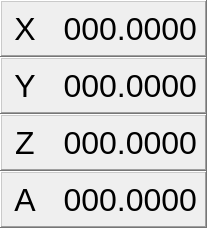
         <widget class="QFrame" name="f8_dro">
          <property name="geometry">
           <rect>
            <x>439</x>
            <y>0</y>
            <width>207</width>
            <height>228</height>
           </rect>
          </property>
          <property name="frameShape">
           <enum>QFrame::StyledPanel</enum>
          </property>
          <property name="frameShadow">
           <enum>QFrame::Raised</enum>
          </property>
          <widget class="DROLabel" name="dro_f8_display_y">
           <property name="geometry">
            <rect>
             <x>0</x>
             <y>57</y>
             <width>207</width>
             <height>57</height>
            </rect>
           </property>
           <property name="minimumSize">
            <size>
             <width>50</width>
             <height>57</height>
            </size>
           </property>
           <property name="maximumSize">
            <size>
             <width>224</width>
             <height>57</height>
            </size>
           </property>
           <property name="font">
            <font>
             <pointsize>24</pointsize>
            </font>
           </property>
           <property name="frameShape">
            <enum>QFrame::WinPanel</enum>
           </property>
           <property name="frameShadow">
            <enum>QFrame::Raised</enum>
           </property>
           <property name="text">
            <string>000.0000</string>
           </property>
           <property name="alignment">
            <set>Qt::AlignRight|Qt::AlignTrailing|Qt::AlignVCenter</set>
           </property>
           <property name="Qjoint_number" stdset="0">
            <number>1</number>
           </property>
           <widget class="QLabel" name="plab_f8_y">
            <property name="geometry">
             <rect>
              <x>0</x>
              <y>0</y>
              <width>50</width>
              <height>57</height>
             </rect>
            </property>
            <property name="minimumSize">
             <size>
              <width>50</width>
              <height>57</height>
             </size>
            </property>
            <property name="maximumSize">
             <size>
              <width>50</width>
              <height>57</height>
             </size>
            </property>
            <property name="font">
             <font>
              <pointsize>24</pointsize>
             </font>
            </property>
            <property name="layoutDirection">
             <enum>Qt::LeftToRight</enum>
            </property>
            <property name="frameShape">
             <enum>QFrame::NoFrame</enum>
            </property>
            <property name="frameShadow">
             <enum>QFrame::Raised</enum>
            </property>
            <property name="text">
             <string>Y</string>
            </property>
            <property name="alignment">
             <set>Qt::AlignCenter</set>
            </property>
           </widget>
          </widget>
          <widget class="DROLabel" name="dro_f8_display_a">
           <property name="geometry">
            <rect>
             <x>0</x>
             <y>171</y>
             <width>207</width>
             <height>57</height>
            </rect>
           </property>
           <property name="minimumSize">
            <size>
             <width>50</width>
             <height>57</height>
            </size>
           </property>
           <property name="maximumSize">
            <size>
             <width>244</width>
             <height>57</height>
            </size>
           </property>
           <property name="font">
            <font>
             <pointsize>24</pointsize>
            </font>
           </property>
           <property name="frameShape">
            <enum>QFrame::WinPanel</enum>
           </property>
           <property name="frameShadow">
            <enum>QFrame::Raised</enum>
           </property>
           <property name="text">
            <string>000.0000</string>
           </property>
           <property name="alignment">
            <set>Qt::AlignRight|Qt::AlignTrailing|Qt::AlignVCenter</set>
           </property>
           <property name="Qjoint_number" stdset="0">
            <number>3</number>
           </property>
           <widget class="QLabel" name="plab_f8_a">
            <property name="geometry">
             <rect>
              <x>0</x>
              <y>0</y>
              <width>50</width>
              <height>57</height>
             </rect>
            </property>
            <property name="minimumSize">
             <size>
              <width>50</width>
              <height>57</height>
             </size>
            </property>
            <property name="maximumSize">
             <size>
              <width>50</width>
              <height>57</height>
             </size>
            </property>
            <property name="font">
             <font>
              <pointsize>24</pointsize>
             </font>
            </property>
            <property name="layoutDirection">
             <enum>Qt::LeftToRight</enum>
            </property>
            <property name="frameShape">
             <enum>QFrame::NoFrame</enum>
            </property>
            <property name="frameShadow">
             <enum>QFrame::Raised</enum>
            </property>
            <property name="text">
             <string>A</string>
            </property>
            <property name="alignment">
             <set>Qt::AlignCenter</set>
            </property>
           </widget>
          </widget>
          <widget class="DROLabel" name="dro_f8_display_x">
           <property name="geometry">
            <rect>
             <x>0</x>
             <y>0</y>
             <width>207</width>
             <height>57</height>
            </rect>
           </property>
           <property name="minimumSize">
            <size>
             <width>50</width>
             <height>57</height>
            </size>
           </property>
           <property name="maximumSize">
            <size>
             <width>244</width>
             <height>57</height>
            </size>
           </property>
           <property name="font">
            <font>
             <pointsize>24</pointsize>
             <weight>50</weight>
             <italic>false</italic>
             <bold>false</bold>
             <strikeout>false</strikeout>
             <kerning>false</kerning>
            </font>
           </property>
           <property name="frameShape">
            <enum>QFrame::WinPanel</enum>
           </property>
           <property name="frameShadow">
            <enum>QFrame::Raised</enum>
           </property>
           <property name="text">
            <string>000.0000</string>
           </property>
           <property name="alignment">
            <set>Qt::AlignRight|Qt::AlignTrailing|Qt::AlignVCenter</set>
           </property>
           <widget class="QLabel" name="plab_f8_x">
            <property name="geometry">
             <rect>
              <x>0</x>
              <y>0</y>
              <width>50</width>
              <height>57</height>
             </rect>
            </property>
            <property name="minimumSize">
             <size>
              <width>50</width>
              <height>57</height>
             </size>
            </property>
            <property name="maximumSize">
             <size>
              <width>50</width>
              <height>57</height>
             </size>
            </property>
            <property name="font">
             <font>
              <pointsize>24</pointsize>
             </font>
            </property>
            <property name="layoutDirection">
             <enum>Qt::LeftToRight</enum>
            </property>
            <property name="frameShape">
             <enum>QFrame::NoFrame</enum>
            </property>
            <property name="frameShadow">
             <enum>QFrame::Raised</enum>
            </property>
            <property name="text">
             <string>X</string>
            </property>
            <property name="alignment">
             <set>Qt::AlignCenter</set>
            </property>
           </widget>
          </widget>
          <widget class="DROLabel" name="dro_f8_display_z">
           <property name="geometry">
            <rect>
             <x>0</x>
             <y>114</y>
             <width>207</width>
             <height>57</height>
            </rect>
           </property>
           <property name="minimumSize">
            <size>
             <width>50</width>
             <height>57</height>
            </size>
           </property>
           <property name="maximumSize">
            <size>
             <width>244</width>
             <height>57</height>
            </size>
           </property>
           <property name="font">
            <font>
             <pointsize>24</pointsize>
            </font>
           </property>
           <property name="frameShape">
            <enum>QFrame::WinPanel</enum>
           </property>
           <property name="frameShadow">
            <enum>QFrame::Raised</enum>
           </property>
           <property name="text">
            <string>000.0000</string>
           </property>
           <property name="alignment">
            <set>Qt::AlignRight|Qt::AlignTrailing|Qt::AlignVCenter</set>
           </property>
           <property name="Qjoint_number" stdset="0">
            <number>2</number>
           </property>
           <widget class="QLabel" name="plab_f8_z">
            <property name="geometry">
             <rect>
              <x>0</x>
              <y>0</y>
              <width>50</width>
              <height>57</height>
             </rect>
            </property>
            <property name="minimumSize">
             <size>
              <width>50</width>
              <height>57</height>
             </size>
            </property>
            <property name="maximumSize">
             <size>
              <width>50</width>
              <height>57</height>
             </size>
            </property>
            <property name="font">
             <font>
              <pointsize>24</pointsize>
             </font>
            </property>
            <property name="layoutDirection">
             <enum>Qt::LeftToRight</enum>
            </property>
            <property name="frameShape">
             <enum>QFrame::NoFrame</enum>
            </property>
            <property name="frameShadow">
             <enum>QFrame::Raised</enum>
            </property>
            <property name="text">
             <string>Z</string>
            </property>
            <property name="alignment">
             <set>Qt::AlignCenter</set>
            </property>
           </widget>
          </widget>
         </widget>
